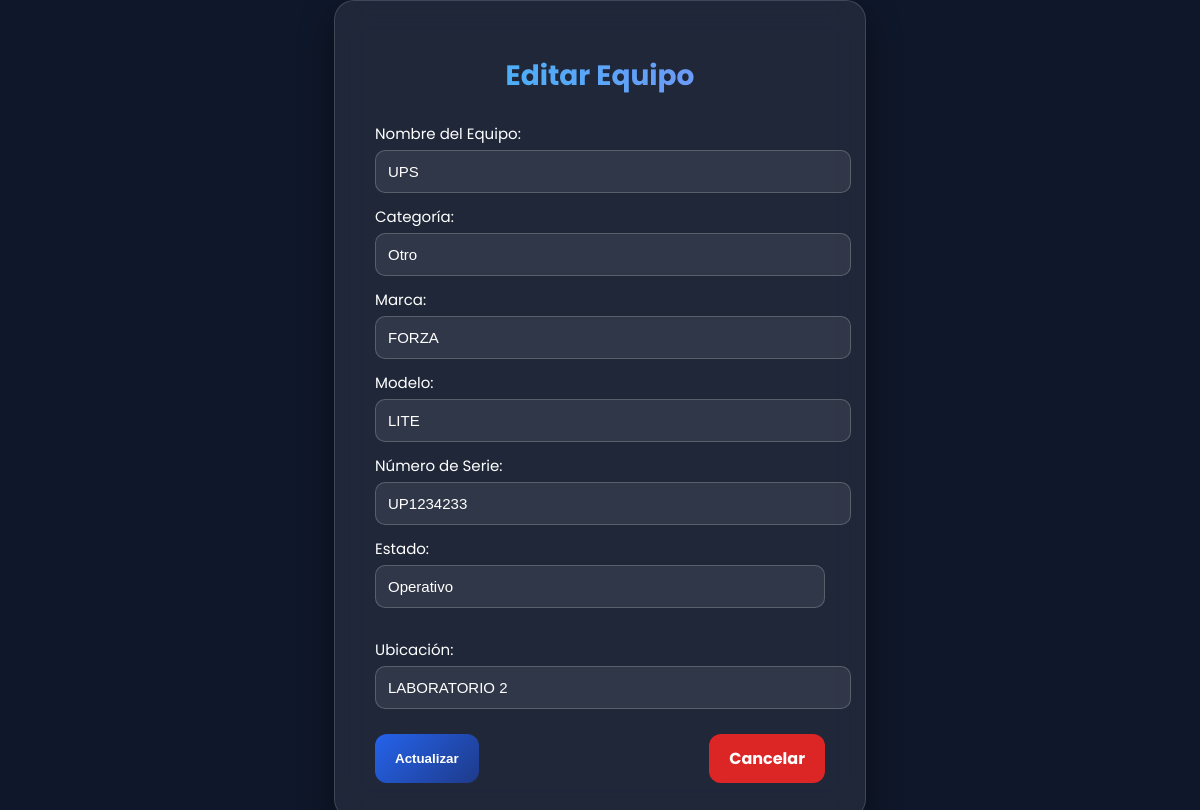
The page /editar_equipo.php?id=22 (signed in) on the database its author committed.
### tables this page shows
CREATE TABLE `equipos` (
  `id_equipo` int(11) NOT NULL,
  `codigo_patrimonial` varchar(50) DEFAULT NULL,
  `nombre_equipo` varchar(150) NOT NULL,
  `categoria` varchar(50) NOT NULL,
  `marca` varchar(100) DEFAULT NULL,
  `modelo` varchar(100) DEFAULT NULL,
  `numero_serie` varchar(100) DEFAULT NULL,
  `estado` enum('Operativo','En Reparación','Dado de Baja') DEFAULT 'Operativo',
  `ubicacion` varchar(150) DEFAULT NULL,
  `fecha_registro` timestamp NOT NULL DEFAULT current_timestamp(),
  `ultimo_mantenimiento` date DEFAULT NULL
);

### editar_equipo.php (the view, shortened to what this page needs)
<?php
require_once "conexion.php";
$id = intval($_GET['id']);
$stmt = $conn->prepare("SELECT * FROM equipos WHERE id_equipo = ?");
$stmt->bind_param("i", $id);
$stmt->execute();
$result = $stmt->get_result();
$equipo = $result->fetch_assoc();
?>
<!DOCTYPE html>
<html lang="es">
<head>
</head>
<body>
    <div class="container">
        <h1>Editar Equipo</h1>
        <form method="POST">
            <label>Nombre del Equipo:</label>
            <input type="text" name="nombre_equipo" value="<?= $equipo['nombre_equipo'] ?>" required>
            <label>Categoría:</label>
            <input type="text" name="categoria" value="<?= $equipo['categoria'] ?>" required>
            <label>Marca:</label>
            <input type="text" name="marca" value="<?= $equipo['marca'] ?>" required>
            <label>Modelo:</label>
            <input type="text" name="modelo" value="<?= $equipo['modelo'] ?>" required>
            <label>Número de Serie:</label>
            <input type="text" name="numero_serie" value="<?= $equipo['numero_serie'] ?>" required>
            <label>Estado:</label>
            <select name="estado" required>
                <option value="Operativo" <?= $equipo['estado'] == "Operativo" ? "selected" : "" ?>>Operativo</option>
            </select>
            <label>Ubicación:</label>
            <input type="text" name="ubicacion" value="<?= $equipo['ubicacion'] ?>" required>
            <div class="btns">
                <button type="submit" class="btn">Actualizar</button>
                <a href="lista_equipos.php" class="btn cancel">Cancelar</a>
            </div>
        </form>
    </div>
</body>
</html>

### editar_equipo.php (style rules this page uses)
body { margin: 0; padding: 0; background: #0f172a; font-family: "Poppins", sans-serif; display: flex; justify-content: center; align-items: center; min-height: 100vh; color: #fff; }
select { width: 100%; padding: 12px 15px; margin-bottom: 18px; border-radius: 12px; border: 1px solid rgba(255, 255, 255, 0.3); background: rgba(255, 255, 255, 0.1); color: #f1f5f9; font-size: 15px; appearance: none; -webkit-appearance: none; -moz-appearance: none; cursor: pointer; transition: all 0.3s ease; background-repeat: no-repeat; background-position: right 12px center; background-size: 12px; }
option { background: #1e293b; color: #f8fafc; }
.container { width: 450px; background: rgba(255, 255, 255, 0.07); padding: 35px 40px; border-radius: 20px; backdrop-filter: blur(16px); border: 1px solid rgba(255, 255, 255, 0.15); box-shadow: 0 15px 35px rgba(0, 0, 0, 0.45); animation: fadeIn 0.7s ease; }
h1 { text-align: center; margin-bottom: 25px; font-size: 28px; background: linear-gradient(90deg, #38bdf8, #818cf8); -webkit-background-clip: text; color: transparent; }
label { font-size: 15px; margin-top: 12px; display: block; }
input, select { width: 100%; padding: 12px; margin-top: 5px; border-radius: 10px; border: none; outline: none; font-size: 15px; background: rgba(255, 255, 255, 0.08); color: #fff; border: 1px solid rgba(255, 255, 255, 0.2); }
.btns { margin-top: 25px; display: flex; justify-content: space-between; }
.btn { padding: 12px 20px; background: linear-gradient(135deg, #2563eb, #1e3a8a); border-radius: 12px; color: #fff; text-decoration: none; border: none; cursor: pointer; font-weight: bold; transition: 0.25s ease; }
.cancel { background: #dc2626; }

### rows shown on the page
equipos: nombre_equipo "UPS", categoria "Otro", marca "FORZA", modelo "LITE", numero_serie "UP1234233", estado "Operativo", ubicacion "LABORATORIO 2"
